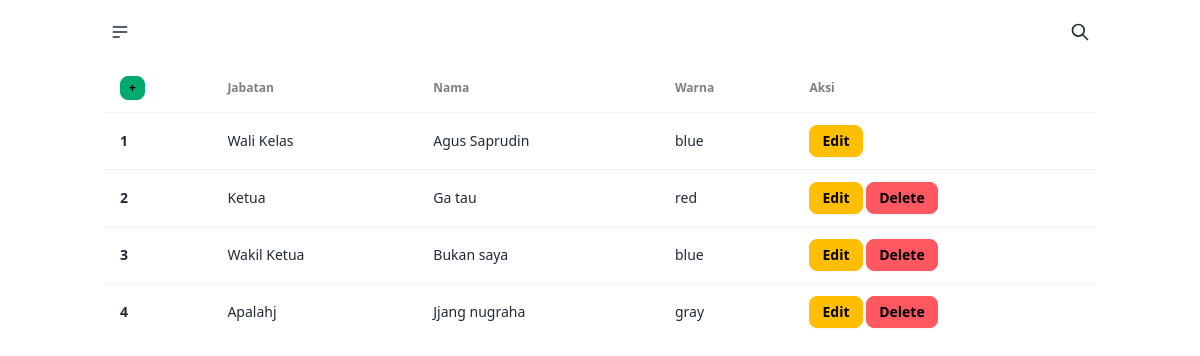
Page /admin/pengurus/index.php on the committed database.
### tables this page shows
CREATE TABLE `pengurus` (
  `id` int NOT NULL,
  `warna` text NOT NULL,
  `jabatan` text NOT NULL,
  `nama` text NOT NULL,
  `created_at` datetime NOT NULL DEFAULT CURRENT_TIMESTAMP
);

### admin/pengurus/index.php (the view, shortened to what this page needs)
<?php
include '../../config.php';
?>
<!doctype html>
<html lang="en">
  <head>
    <link rel="stylesheet" href="../../src/style/output.css" />
    <link
      href="https://cdn.jsdelivr.net/npm/daisyui@4.12.10/dist/full.min.css"
      rel="stylesheet"
      type="text/css"
    />
  </head>
  <body>
  <?php include '../nav-new.php' ?>
    <div class="container mx-auto">
      <div class="overflow-x-auto">
        <table class="table">
          <thead>
            <tr>
              <th><a href="create.php" class="btn btn-xs btn-success">+</a></th>
              <th>Jabatan</th>
              <th>Nama</th>
              <th>Warna</th>
              <th>Aksi</th>
            </tr>
          </thead>
          <tbody>
            <?php
            $sql = "SELECT * FROM pengurus WHERE id=1";
            $query = mysqli_query($conn, $sql);
            while ($data = mysqli_fetch_assoc($query)):
            ?>
            <tr>
              <th>1</th>
              <td><?= $data['jabatan'] ?></td>
              <td><?= $data['nama'] ?></td>
              <td><?= $data['warna'] ?></td>
              <td>
                <a href="update.php?id=1" type="submit" name="submit" class="btn btn-sm btn-warning">Edit</a>
              </td>
            </tr>
            <?php endwhile; ?>
            <?php
            $sql = "SELECT * FROM pengurus WHERE id >= 2 ORDER BY created_at ASC";
            $i = 2;
            $query = mysqli_query($conn, $sql);
            while ($data = mysqli_fetch_assoc($query)):
            ?>
            <tr>
              <th><?= $i++ ?></th>
              <td><?= $data['jabatan'] ?></td>
              <td><?= $data['nama'] ?></td>
              <td><?= $data['warna'] ?></td>
              <td>
                <a href="update.php?id=<?= $data['id'] ?>" type="submit" name="submit" class="btn btn-sm btn-warning">Edit</a>
                <a href="delete.php?id=<?= $data['id'] ?>" class="btn btn-sm btn-error">Delete</a>
              </td>
            </tr>
            <?php endwhile; ?>
          </tbody>
        </table>
      </div>
    </div>
  </body>
</html>

### rows in the picture
pengurus: jabatan "Wali Kelas", nama "Agus Saprudin", warna "blue"
pengurus: jabatan "Ketua", nama "Ga tau", warna "red"
pengurus: jabatan "Wakil Ketua", nama "Bukan saya", warna "blue"
pengurus: jabatan "Apalahj", nama "Jjang nugraha", warna "gray"
